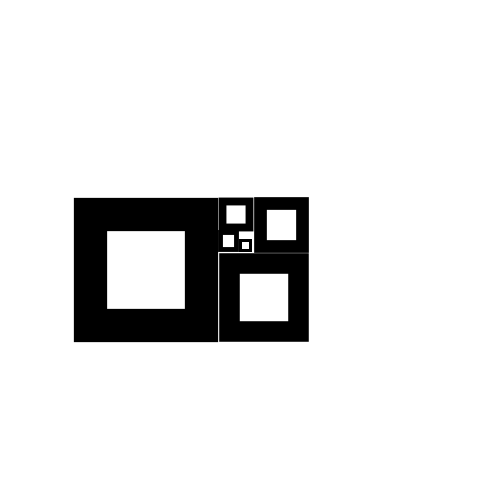
Frame 1 (no input)
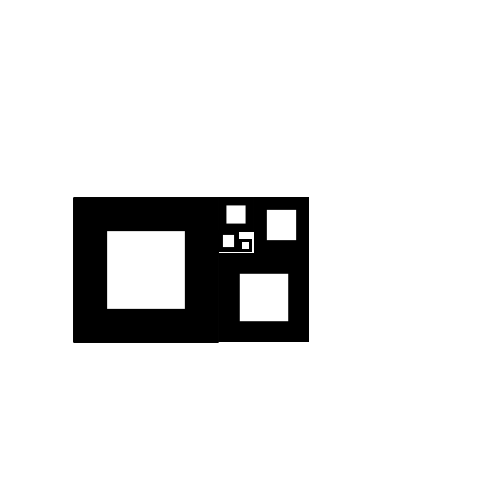
Frame 60 (the mouse pressed at the canvas centre just before this capture)
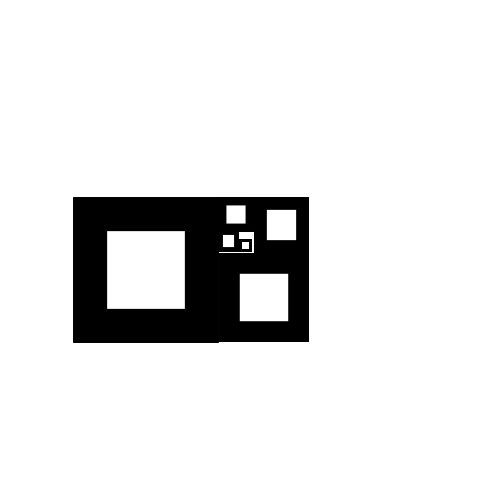
Frame 120 (the mouse held since frame 60 and released just before this capture)

The Processing sketch that drew these frames (run headless with seeded random() and noise(); from frame 60 on, the mouse is pressed at the canvas centre):

// Processing sketch: sketch_01_Exercise23
// ── sketch_01_Exercise23.pde
float G = 1.61803398875;
 
void setup() {
  size(500,500);
  background(255);
  strokeWeight(3);
}
 
void draw() {
  rect(240,240,10,10);
  scale(G);
  translate(-16,0);
  rect(152,144,10,10);
  scale(G);
  translate(0,-16);
  rect(95,93,10,10);
  scale(G);
  translate(-2.5,1.5);
  rect(70,56.5,10,10);
  scale(G);
  translate(-3.25,-3.25);
  rect(42.12,46.85,10,10);
  scale(G);
  translate(-3.15,-3.2);
  rect(16.6,27.75,10,10);
}
